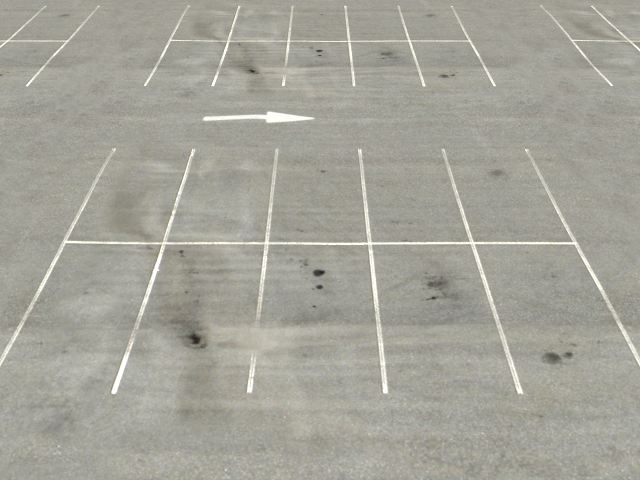
#> input picture Sample_1.png, 640 x 480 px
$ python 'line detection.py'
#> lines starting #> are read from the running program, lines starting #| are printed output that depends on the picture; after the words box and inside, x2 and y2 are one past the last pixel; in counts of white or black regions, pixels touching at a corner belong together
import cv2
import os
import numpy as np

# 檢查是否存在輸出文件夾，如果不存在則創建
output_folder = 'Output'
if not os.path.exists(output_folder):
    os.makedirs(output_folder)

# 讀取影像
traffic_lanes_image = cv2.imread('Sample_1.png')
#> traffic_lanes_image is the input picture: shape (480, 640, 3); mean B, G, R 153.2, 163.3, 164.3
cans_image = cv2.imread('Sample_1.png')
cv2.imshow('Sample_1.png', traffic_lanes_image)
# 對Traffic_Lanes.bmp進行直線偵測
gray_traffic_lanes = cv2.cvtColor(traffic_lanes_image, cv2.COLOR_BGR2GRAY)
edges_traffic_lanes = cv2.Canny(gray_traffic_lanes, 50, 150, apertureSize=3)
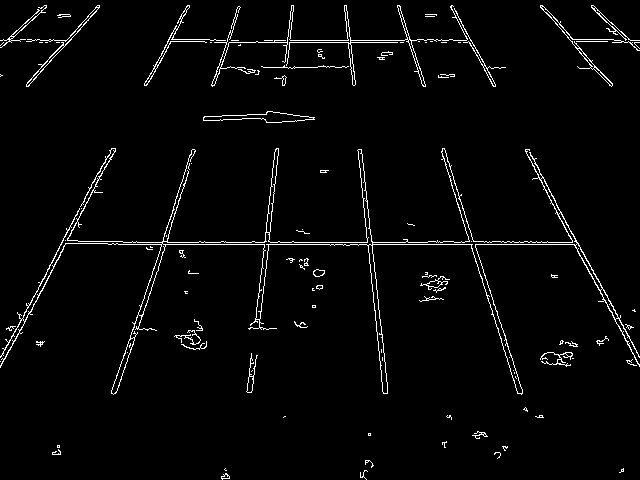
#> edges_traffic_lanes: shape (480, 640); 2.8% white in thin lines or dots
lines_traffic_lanes = cv2.HoughLines(edges_traffic_lanes, 1, np.pi / 180, 100)
#> lines_traffic_lanes = 35 rows, first 8: [244, 1.57], [242, 1.57], [40, 1.57], [42, 1.57], [-344, 3.04], [-376, 2.83], [292, 0.105], [-340, 3.04]

# 繪製檢測到的直線
for line in lines_traffic_lanes:
    rho, theta = line[0]
    a = np.cos(theta)
    b = np.sin(theta)
    x0 = a * rho
    y0 = b * rho
    x1 = int(x0 + 1000 * (-b))
    y1 = int(y0 + 1000 * (a))
    x2 = int(x0 - 1000 * (-b))
    y2 = int(y0 - 1000 * (a))
    cv2.line(traffic_lanes_image, (x1, y1), (x2, y2), (0, 0, 255), 2)
#> this loop made 35 passes
#> (rho, theta, a, b, x0, y0, x1, y1) on passes 1 to 12: (244, 1.57, -4.37e-08, 1, -1.07e-05, 244, -1000, 243), (242, 1.57, -4.37e-08, 1, -1.06e-05, 242, -1000, 241), (40, 1.57, -4.37e-08, 1, -1.75e-06, 40, -1000, 39), (42, 1.57, -4.37e-08, 1, -1.84e-06, 42, -1000, 41), (-344, 3.04, -0.995, 0.105, 342.1, -35.96, 237, -1030), (-376, 2.83, -0.951, 0.309, 357.6, -116.2, 48, -1067), (292, 0.105, 0.995, 0.105, 290.4, 30.52, 185, 1025), (-340, 3.04, -0.995, 0.105, 338.1, -35.54, 233, -1030), (168, 0.489, 0.883, 0.469, 148.3, 78.87, -321, 961), (239, 1.59, -0.0175, 1, -4.17, 239, -1004, 221), (-403, 2.67, -0.891, 0.454, 359.1, -183, -94, -1073), (228, 0.314, 0.951, 0.309, 216.8, 70.46, -92, 1021)
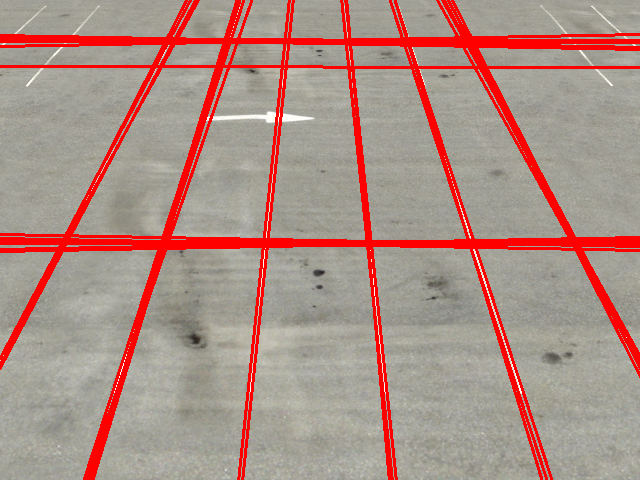
#> traffic_lanes_image: shape (480, 640, 3); 11.96% of pixels changed, all inside (x1, y1, x2, y2) = (0, 0, 640, 480)

# 保存偵測結果
cv2.imwrite(os.path.join(output_folder, 'Sample_1_Output.png'), traffic_lanes_image)

# 顯示偵測結果
cv2.imshow('Traffic Lanes - Line Detection', traffic_lanes_image)


cv2.waitKey(0)
cv2.destroyAllWindows()

$ run again, with Sample_2.bmp saved as Sample_1.png
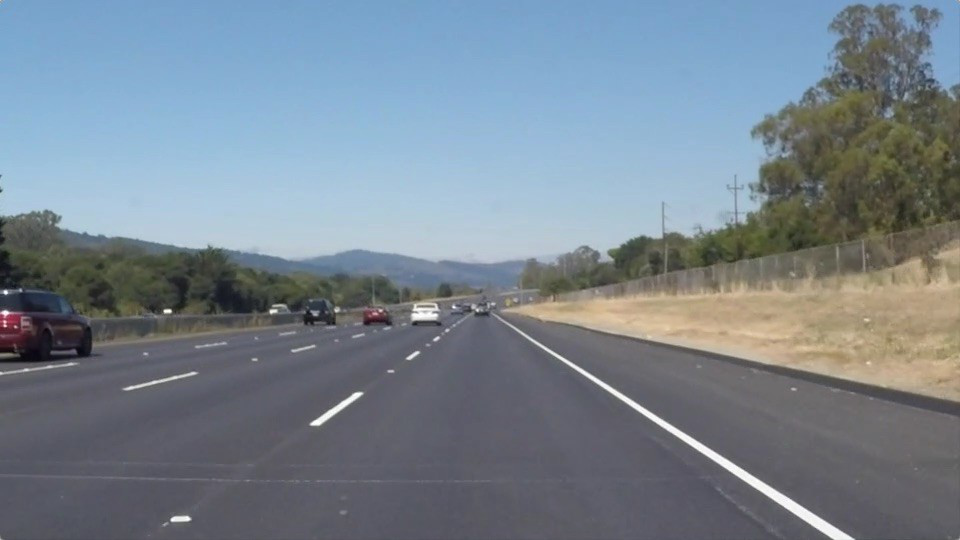
#> input picture Sample_2.bmp, 960 x 540 px
#> traffic_lanes_image is the input picture: shape (540, 960, 3); mean B, G, R 143.7, 132.5, 120.3
#> `edges_traffic_lanes = cv2.Canny(gray_traffic_lanes, 50, 150, apertureS..`:
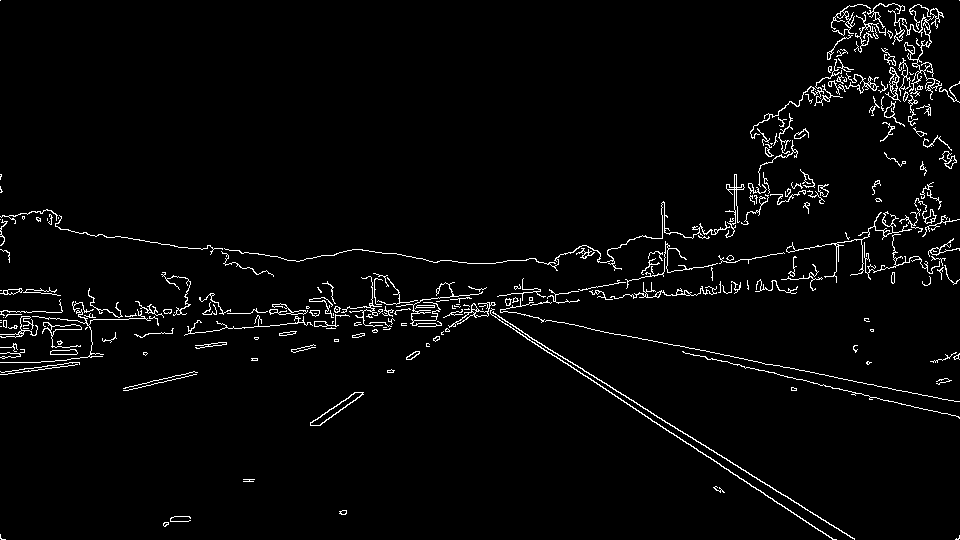
#> edges_traffic_lanes: shape (540, 960); 2.9% white in thin lines or dots
#> lines_traffic_lanes = 133 rows, first 8: [5, 2.13], [-3, 2.15], [210, 1.76], [347, 1.48], [325, 1.52], [384, 1.4], [190, 1.8], [395, 1.38]
#> the loop `for line in lines_traffic_lanes:` made 133 passes
#> (rho, theta, a, b, x0, y0, x1, y1) on passes 1 to 8: (5, 2.13, -0.53, 0.848, -2.65, 4.24, -850, -525), (-3, 2.15, -0.545, 0.839, 1.63, -2.52, -837, -547), (210, 1.76, -0.191, 0.982, -40.07, 206.1, -1021, 15), (347, 1.48, 0.0872, 0.996, 30.24, 345.7, -965, 432), (325, 1.52, 0.0523, 0.999, 17.01, 324.6, -981, 376), (384, 1.4, 0.174, 0.985, 66.68, 378.2, -918, 551), (190, 1.8, -0.225, 0.974, -42.74, 185.1, -1017, -39), (395, 1.38, 0.191, 0.982, 75.37, 387.7, -906, 578)
#> after the loop `for line in lines_traffic_lanes:`:
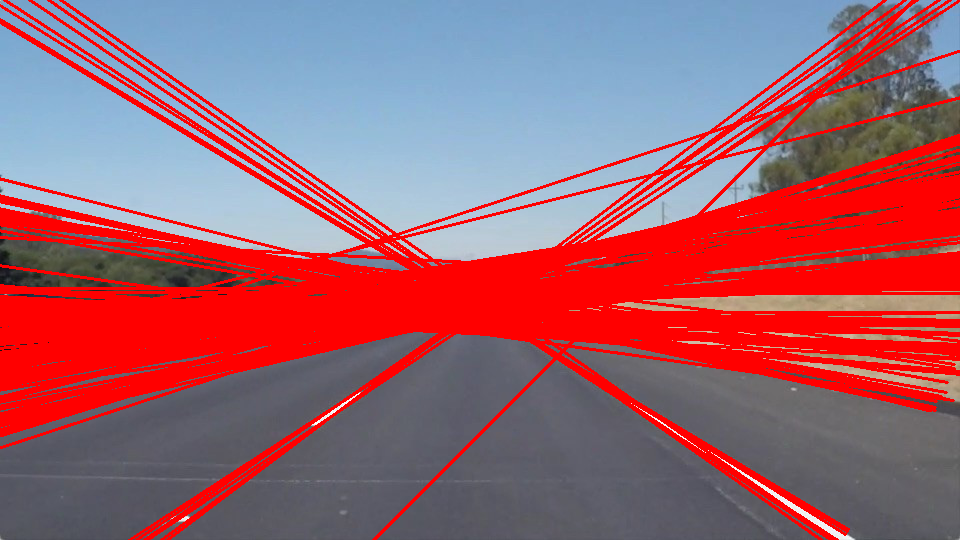
#> traffic_lanes_image: shape (540, 960, 3); mean B, G, R 108.9, 97.1, 159.7
